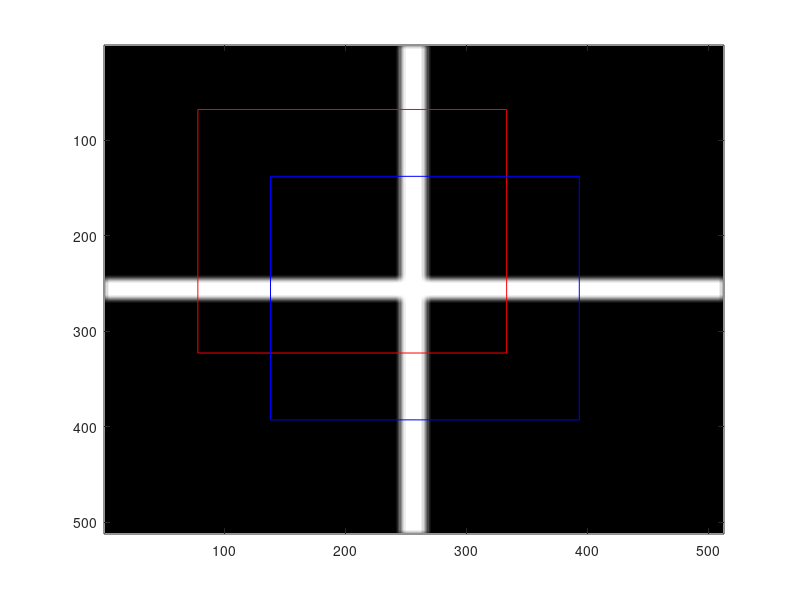

Reproduce this figure in MATLAB.

bigImSize = [512 512 120];

im1Lims = [bigImSize(1)/2-128 bigImSize(2)/2-128 bigImSize(3)/2-32; bigImSize(1)/2+128-1 bigImSize(2)/2+128-1 bigImSize(3)/2+32-1];
im2Lims = [bigImSize(1)/2-128 bigImSize(2)/2-128 bigImSize(3)/2-32; bigImSize(1)/2+128-1 bigImSize(2)/2+128-1 bigImSize(3)/2+32-1];

im1Lims = im1Lims - [60 50 1;60 50 1];
im2Lims = im2Lims + [10 10 2;10 10 2];

imdata = zeros(bigImSize);
imdata(round(bigImSize(1)/2-10):round(bigImSize(1)/2+10),:,round(bigImSize(3)/2-5):round(bigImSize(3)/2+5)) = 0.9;
imdata(:,round(bigImSize(2)/2-10):round(bigImSize(2)/2+10),round(bigImSize(3)/2-5):round(bigImSize(3)/2+5)) = 0.9;

h = normpdf(-4:4,0,3);
hx = h;
hy = h.';
hz = reshape(h,1,1,9);

smoothIm = convn(imdata,hx,'same');
smoothIm = convn(smoothIm,hy,'same');
smoothIm = convn(smoothIm,hz,'same');

im1 = smoothIm(im1Lims(1,1):im1Lims(2,1),im1Lims(1,2):im1Lims(2,2),im1Lims(1,3):im1Lims(2,3));
im2 = smoothIm(im2Lims(1,1):im2Lims(2,1),im2Lims(1,2):im2Lims(2,2),im2Lims(1,3):im2Lims(2,3));

% Perturb im1 with noise
im1 = im1 + normrnd(0,0.05,size(im1));
im1(im1 < 0) = 0;
im1(im1 > 1) = 1;

% Scale intensity
im1 = im1 * 0.8;

% Perturb im2 with noise
im2 = im2 + normrnd(0,0.05,size(im2));
im2(im2 < 0) = 0;
im2(im2 > 1) = 1;

figure;imagesc(max(smoothIm,[],3));colormap(gray);hold on;
rectangle('Position',[im1Lims(1,2) im1Lims(1,1) im1Lims(2,2)-im1Lims(1,2) im1Lims(2,1)-im1Lims(1,1)], 'EdgeColor','r');
rectangle('Position',[im2Lims(1,2) im2Lims(1,1) im2Lims(2,2)-im2Lims(1,2) im2Lims(2,1)-im2Lims(1,1)], 'EdgeColor','b');

% figure;imagesc(255*max(im1,[],3));colormap(gray);hold on;
% figure;imagesc(255*max(im2,[],3));colormap(gray);hold on;

mkdir('testRegistration1');
mkdir('testRegistration2');

%PerturbedPos
% delta1 = round(normrnd(0,30,[1,2]));
% delta2 = round(normrnd(0,30,[1,2]));
% 
% delta = delta2-delta1

delta1 = [2 3];
delta2 = [-4 -1];

fid = fopen(fullfile('testRegistration1', 'testRegistration1.txt'),'wt');
fprintf(fid, 'DatasetName:testRegistration1\n');
fprintf(fid, 'NumberOfChannels:1\n');
fprintf(fid, 'NumberOfFrames:1\n');
fprintf(fid, ['XDimension:' num2str(size(im1,2)) '\n']);
fprintf(fid, ['YDimension:' num2str(size(im1,1)) '\n']);
fprintf(fid, ['ZDimension:' num2str(size(im1,3)) '\n']);
fprintf(fid, 'XPixelPhysicalSize:1\n');
fprintf(fid, 'YPixelPhysicalSize:1\n');
fprintf(fid, 'ZPixelPhysicalSize:1\n');
% Reverse stage coordinates
% fprintf(fid, 'XPosition:%f\n', round(im1Lims(1,2)+delta1(1))/1e6);
% fprintf(fid, 'YPosition:%f\n', round(im1Lims(1,1)+delta1(2))/1e6);
fprintf(fid, 'XPosition:%f\n', round(im1Lims(1,1)+delta1(2))/1e6);
fprintf(fid, 'YPosition:%f\n', round(im1Lims(1,2)+delta1(1))/1e6);
fclose(fid);

fid = fopen(fullfile('testRegistration2', 'testRegistration2.txt'),'wt');
fprintf(fid, 'DatasetName:testRegistration2\n');
fprintf(fid, 'NumberOfChannels:1\n');
fprintf(fid, 'NumberOfFrames:1\n');
fprintf(fid, ['XDimension:' num2str(size(im2,2)) '\n']);
fprintf(fid, ['YDimension:' num2str(size(im2,1)) '\n']);
fprintf(fid, ['ZDimension:' num2str(size(im2,3)) '\n']);
fprintf(fid, 'XPixelPhysicalSize:1\n');
fprintf(fid, 'YPixelPhysicalSize:1\n');
fprintf(fid, 'ZPixelPhysicalSize:1\n');
% Reverse stage coordinates
% fprintf(fid, 'XPosition:%f\n', round(im2Lims(1,2)+delta2(1))/1e6);
% fprintf(fid, 'YPosition:%f\n', round(im2Lims(1,1)+delta2(2))/1e6);
fprintf(fid, 'XPosition:%f\n', round(im2Lims(1,1)+delta2(2))/1e6);
fprintf(fid, 'YPosition:%f\n', round(im2Lims(1,2)+delta2(1))/1e6);
fclose(fid);


for z=1:size(im1,3)
    imageNameStr = '_c%02d_t%04d_z%04d.tif';
    
    imageNameSuffix = sprintf(imageNameStr, 1, 1, z);
    imwrite(im1(:,:,z), fullfile('testRegistration1',['testRegistration1' imageNameSuffix]), 'TIF');
    imwrite(im2(:,:,z), fullfile('testRegistration2',['testRegistration2' imageNameSuffix]), 'TIF');
end

fid = fopen('list.txt','wt');
fprintf(fid, 'testRegistration1\ntestRegistration2\n');
fclose(fid);
